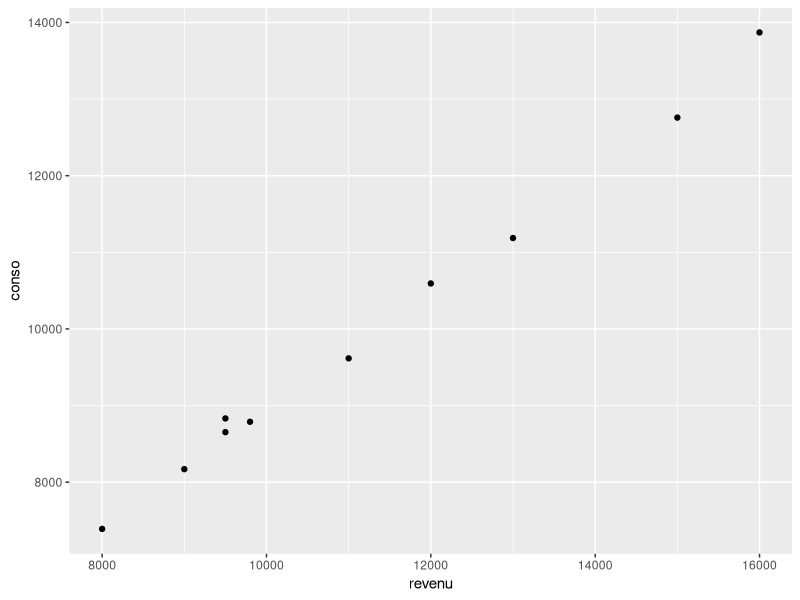
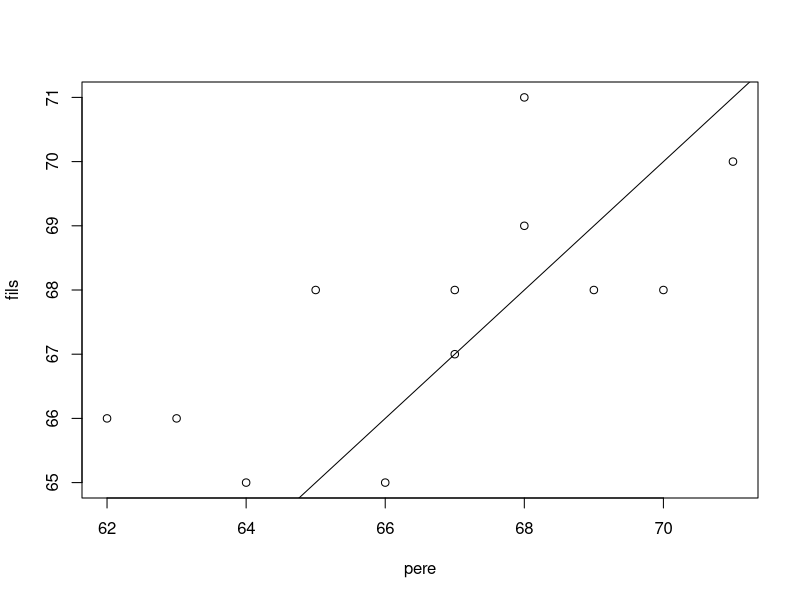

Generate these figures, in order, with R:
library(tidyverse)

# Exo 1

xtx <- matrix(c(30, 20, 0, 20, 20, 0, 0, 0, 10), nrow = 3)
xty <- matrix(c(15, 20, 10), nrow = 3)
yty = 59.5

xtx1 <- solve(xtx)
beta_hat <- xtx1 %*% xty

# Exo 2
n <- 50
p <- 3

xtx <- matrix(c(50, 0, 0, 0, 0, 20, 15, 4, 0, 15, 30, 10, 0, 4, 10, 40), nrow = 4)
xty <- matrix(c(100, 50, 40, 80), nrow = 4)
yty = 640

xtx1 <- solve(xtx)
beta_hat <- xtx1 %*% xty

carre_residu = yty - t(beta_hat) %*% xty
sigma2_hat <- carre_residu/(n-p)

beta_hat[2] - qt(0.975, n-p)*sqrt(sigma2_hat * xtx1[2,2])
beta_hat[2] + qt(0.975, n-p)*sqrt(sigma2_hat * xtx1[2,2])

(n-p)*sigma2_hat/66
(n-p)*sigma2_hat/29

SSR <- t(beta_hat)%*%xty - n* (xty[1]/n)
SSE <- yty - t(beta_hat)%*%xty

fisher_stat <- (SSR/p)*(SSE/(n-p))

# Exo 3

annee <- 1992:2001
revenu <- c(8000,9000,9500,9500,9800,11000,12000,13000,15000,16000)
conso <- c(7389.99,8169.65,8831.71,8652.84,8788.08,9616.21,10593.45,11186.11,12758.09,13869.62)
df <- data.frame(annee, revenu, conso)

#1)
df %>% ggplot(aes(x = revenu, y = conso)) +
  geom_point()

#2)
beta_hat <- cov(conso, revenu)/var(revenu)
alpha_hat <- mean(conso) - beta_hat*mean(revenu)

#3)
conso_hat <- alpha_hat + beta_hat*revenu
conso_hat

#4)
residu <- conso - conso_hat
mean(residu)

#5)
1/(length(residu)-1) * sum(residu^2)
var(residu)
sd(residu)

#6)
qt(0.975, 8)
beta_hat - qt(0.975, 8) * sd(residu) /sqrt(8 * var(revenu))
beta_hat + qt(0.975, 8) * sd(residu) /sqrt(8 * var(revenu))

#7)
r_square <- 1 - sum(residu^2)/sum((conso - mean(conso))^2)

stat_fisher <- 8*r_square/(1 - r_square)
qf(0.95, 1, 8)



#8)
r2002 <- 16800
r2003 <- 17000

c2002 <- alpha_hat + beta_hat * r2002
c2003 <- alpha_hat + beta_hat * r2003

c2002 - qt(0.975, 8) * sd(residu) * sqrt(1+ 1/10 + (r2002 - mean(revenu))^2/((9)*var(revenu)))
c2002 + qt(0.975, 8) * sd(residu) * sqrt(1 + 1/10 + (r2002 - mean(revenu))^2/((9)*var(revenu)))
c2003 - qt(0.975, 8) * sd(residu) * sqrt(1 + 1/10 + (r2003 - mean(revenu))^2/((9)*var(revenu)))
c2003 + qt(0.975, 8) * sd(residu) * sqrt(1 + 1/10 + (r2003 - mean(revenu))^2/((9)*var(revenu)))


summary(lm(conso ~ revenu))


# Exercice 4

pere <- c(65,63,67,64,68,62,70,66,68,67,69,71)
fils <- c(68,66,68,65,69,66,68,65,71,67,68,70)
plot(fils ~ pere);abline(0,1)

lm_fils_fct_pere <- lm(fils ~ pere)
summary(lm_fils_fct_pere)

lmèpere_fct_fils <- lm(pere~fils)
summary(lmèpere_fct_fils)
